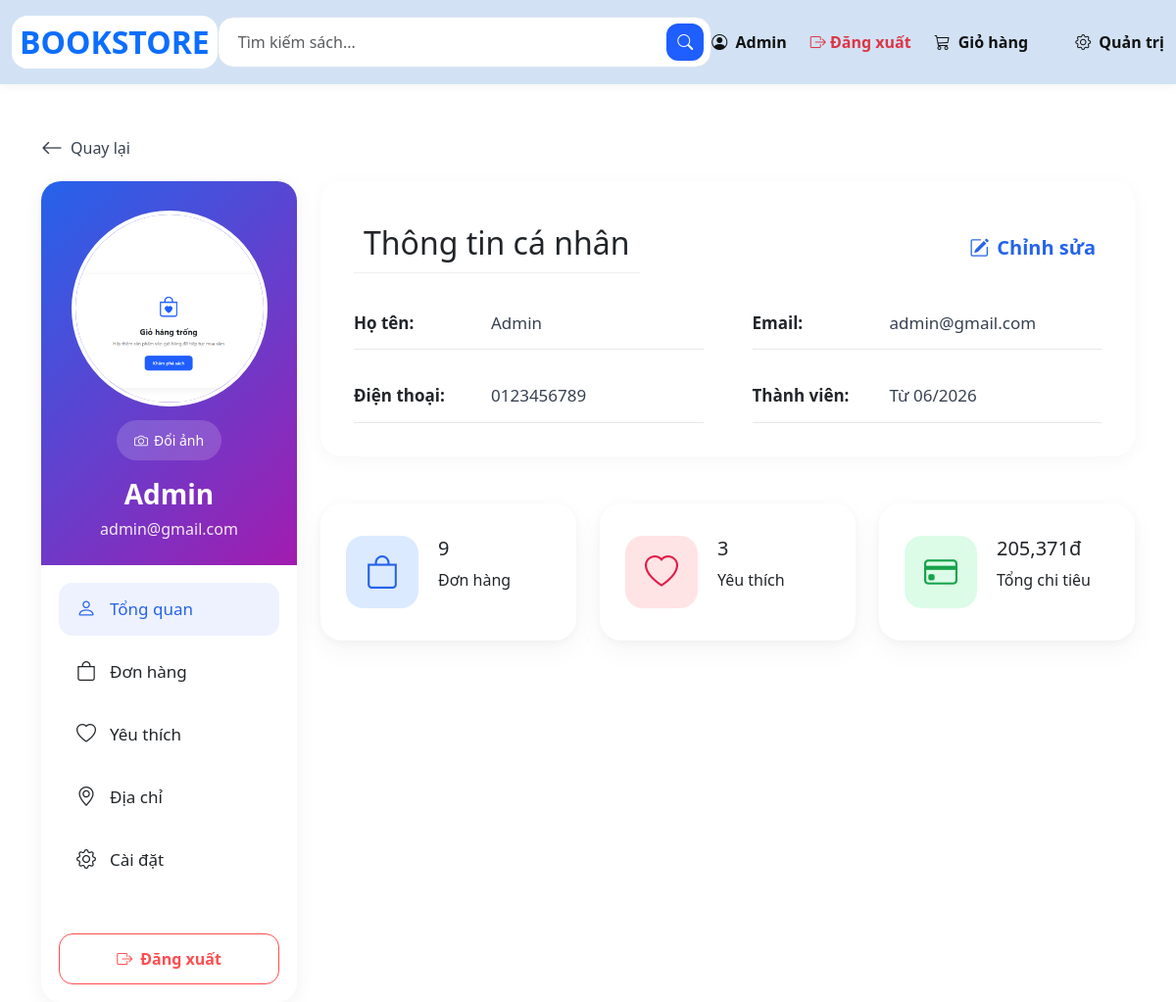
Page /bookstore/user.php?tab=orders (signed in) on the committed database.
### tables this page shows
CREATE TABLE `users` (
  `id` int(11) NOT NULL,
  `name` varchar(100) NOT NULL,
  `email` varchar(150) NOT NULL,
  `password` varchar(255) NOT NULL,
  `phone` varchar(20) DEFAULT NULL,
  `avatar` varchar(255) DEFAULT NULL,
  `created_at` timestamp NOT NULL DEFAULT current_timestamp(),
  `updated_at` timestamp NOT NULL DEFAULT current_timestamp() ON UPDATE current_timestamp(),
  `role` enum('admin','user') NOT NULL DEFAULT 'user'
);

### bookstore/user.php (the view, shortened to what this page needs)
<?php
include 'db.php';
$backUrl = 'home.php';
$user_id = $_SESSION['user_id'];
$result = mysqli_query($conn, "
    SELECT *
    FROM users
    WHERE id = $user_id
");
$user = mysqli_fetch_assoc($result);
$orderCountQuery = mysqli_query($conn, "
    SELECT COUNT(*) AS total
    FROM orders
    WHERE user_id = $user_id
");
$orderCount = mysqli_fetch_assoc($orderCountQuery)['total'];
$favoriteCountQuery = mysqli_query($conn, "
    SELECT COUNT(*) AS total
    FROM favorites
    WHERE user_id = $user_id
");
$favoriteCount = mysqli_fetch_assoc($favoriteCountQuery)['total'];
$totalSpentQuery = mysqli_query($conn, "
    SELECT COALESCE(SUM(total_price),0) AS total
    FROM orders
    WHERE user_id = $user_id
    AND status = 'delivered'
");
$totalSpent = mysqli_fetch_assoc($totalSpentQuery)['total'];
?>
<!DOCTYPE html>
<html lang="vi">
<head>
    <link rel="stylesheet" href="css/user.css">
    <link href="https://cdn.jsdelivr.net/npm/bootstrap@5.3.0/dist/css/bootstrap.min.css" rel="stylesheet">
    <link rel="stylesheet" href="https://cdn.jsdelivr.net/npm/bootstrap-icons@1.11.3/font/bootstrap-icons.css">
</head>
<body>
<?php include 'header.php'; ?>
<div class="container mt-5">
    <a href="<?= $backUrl ?>" class="back-link">
        <i class="bi bi-arrow-left"></i>
        Quay lại
    </a>
    <div class="row">
        <div class="col-md-3">
            <div class="user-sidebar">
                <div class="user-header text-center">
                    <?php
                    $avatar = !empty($user['avatar'])
                        ? 'uploads/avatars/' . $user['avatar']
                        : 'https://i.pravatar.cc/100';
                    ?>
                    <img
                        src="<?= $avatar ?>"
                        class="avatar"
                        alt="Avatar"
                    >
                    <form
                        action="upload_avatar.php"
                        method="POST"
                        enctype="multipart/form-data"
                        class="avatar-form"
                    >
                        <label
                            for="avatarInput"
                            class="change-avatar-btn"
                        >
                            <i class="bi bi-camera"></i>
                            Đổi ảnh
                        </label>
                    </form>
                    <h5><?= $user['name'] ?></h5>
                    <p><?= $user['email'] ?></p>
                </div>
                <ul class="menu">
                    <li class="active menu-item" data-tab="overview">
                        <i class="bi bi-person"></i>
                        Tổng quan
                    </li>
                    <li class="menu-item" data-tab="orders">
                        <i class="bi bi-bag"></i>
                        Đơn hàng
                    </li>
                    <li class="menu-item" data-tab="favorites" id="favoritesTab">
                        <i class="bi bi-heart"></i>
                        Yêu thích
                    </li>
                    <li class="menu-item" data-tab="address">
                        <i class="bi bi-geo-alt"></i>
                        Địa chỉ
                    </li>
                    <li class="menu-item" data-tab="settings">
                        <i class="bi bi-gear"></i>
                        Cài đặt
                    </li>
                </ul>
                <a href="logout.php" class="logout-btn">
                    <i class="bi bi-box-arrow-right me-2"></i>
                    Đăng xuất
                </a>
            </div>
        </div>
        <div class="col-md-9">
            <div id="overviewTab">
                <div class="info-box">
                    <div class="d-flex justify-content-between align-items-center">
                        <h2 class="info-title">Thông tin cá nhân</h2>
                        <button class="edit-btn" id="editToggle">
                            <i class="bi bi-pencil-square"></i>
                            Chỉnh sửa
                        </button>
                    </div>
                    <div id="viewMode">
                        <div class="info-grid">
                            <div class="info-item">
                                <span class="info-label">Họ tên:</span>
                                <span class="info-value"><?= $user['name'] ?></span>
                            </div>
                            <div class="info-item">
                                <span class="info-label">Email:</span>
                                <span class="info-value"><?= $user['email'] ?></span>
                            </div>
                            <div class="info-item">
                                <span class="info-label">Điện thoại:</span>
                                <span class="info-value">
                                    <?= $user['phone'] ? $user['phone'] : 'Chưa cập nhật' ?>
                                </span>
                            </div>
                            <div class="info-item">
                                <span class="info-label">Thành viên:</span>
                                <span class="info-value">
                                    Từ <?= date('m/Y', strtotime($user['created_at'])) ?>
                                </span>
                            </div>
                        </div>
                    </div>
                </div>
                <div class="row mt-4 g-4">
                    <div class="col-md-4">
                        <div class="stat-card">
                            <div class="stat-icon blue">
                                <i class="bi bi-bag"></i>
                            </div>
                            <div class="stat-content">
                                <h5><?= $orderCount ?></h5>
                                <p>Đơn hàng</p>
                            </div>
                        </div>
                    </div>
                    <div class="col-md-4">
                        <div class="stat-card">
                            <div class="stat-icon pink">
                                <i class="bi bi-heart"></i>
                            </div>
                            <div class="stat-content">
                                <h5><?= $favoriteCount ?></h5>
                                <p>Yêu thích</p>
                            </div>
                        </div>
                    </div>
                    <div class="col-md-4">
                        <div class="stat-card">
                            <div class="stat-icon green">
                                <i class="bi bi-credit-card"></i>
                            </div>
                            <div class="stat-content">
                                <h5><?= number_format($totalSpent) ?>đ</h5>
                                <p>Tổng chi tiêu</p>
                            </div>
                        </div>
                    </div>
                </div>
            </div>
        </div>
    </div>
</div>
</body>
</html>

### bookstore/css/user.css (style rules this page uses)
body { background:#f5f7fb; font-family:Arial,sans-serif; color:#111827; }
.container { max-width:1320px; }
.back-link { display:inline-flex; align-items:center; gap:8px; margin-bottom:18px; color:#374151; text-decoration:none; font-weight:500; }
.back-link i { font-size:22px; transition:.2s; }
.user-sidebar { background:#fff; border-radius:20px; overflow:hidden; box-shadow:0 4px 20px rgba(0,0,0,.06); }
.user-header { background:linear-gradient(135deg,#2563eb,#a21caf); padding:30px 20px 25px; color:#fff; }
.avatar { width:200px; height:200px; border-radius:50%; object-fit:cover; border:4px solid #fff; margin-bottom:14px; }
.user-header h5 { font-size:28px; font-weight:700; margin-bottom:6px; }
.user-header p { margin:0; opacity:.9; }
.change-avatar-btn { display:inline-flex; align-items:center; gap:6px; padding:10px 18px; margin-bottom:18px; border-radius:999px; background:rgba(255,255,255,.16); color:#fff; font-size:14px; font-weight:500; cursor:pointer; transition:.3s; }
.menu { list-style:none; padding:18px; margin:0; }
.menu li { height:54px; padding:0 18px; display:flex; align-items:center; gap:14px; margin-bottom:10px; border-radius:14px; font-size:17px; font-weight:500; cursor:pointer; transition:.25s; }
.menu li i { font-size:20px; }
.menu li:hover, .menu li.active { background:#eef2ff; color:#2563eb; }
.logout-btn { width:calc(100% - 36px); height:52px; margin:20px 18px 18px; display:flex; align-items:center; justify-content:center; border:1.5px solid #ff4d4f; border-radius:14px; background:#fff; color:#ff4d4f; text-decoration:none; font-size:16px; font-weight:600; transition:.25s; }
.info-box { background:#fff; border-radius:22px; padding:34px; box-shadow:0 4px 20px rgba(0,0,0,.04); }
.info-title { padding: 10px 10px; border-bottom: 1px solid #eee; }
.edit-btn { border:none; background:none; display:flex; align-items:center; gap:8px; color:#2563eb; font-size:20px; font-weight:600; transition:.2s; }
.info-grid { display:grid; grid-template-columns:1fr 1fr; gap:34px 50px; margin-top:30px; }
.info-item { display:grid; grid-template-columns:140px 1fr; align-items:center; padding-bottom:14px; border-bottom:1px solid #e5e7eb; }
.info-label { font-size:17px; font-weight:700; }
.info-value { font-size:17px; color:#374151; }
.stat-card { background:#fff; min-height:140px; padding:26px; display:flex; align-items:center; gap:20px; border-radius:22px; box-shadow: 0 2px 10px rgba(0,0,0,.04), 0 10px 30px rgba(0,0,0,.04); transition:.25s; }
.stat-icon { width:74px; height:74px; display:flex; align-items:center; justify-content:center; border-radius:18px; font-size:34px; }
.stat-icon.blue { background:#dbeafe; color:#2563eb; }
.stat-icon.pink { background:#ffe4e6; color:#e11d48; }
.stat-icon.green { background:#dcfce7; color:#16a34a; }

### rows in the picture
users: avatar (picture), name "Admin", email "admin@gmail.com", phone "0123456789", created_at "06/2026"

### other values in the picture
$_SESSION['user_name'] "Admin"
$orderCount "9"
$favoriteCount "3"
$totalSpent "205,371"
